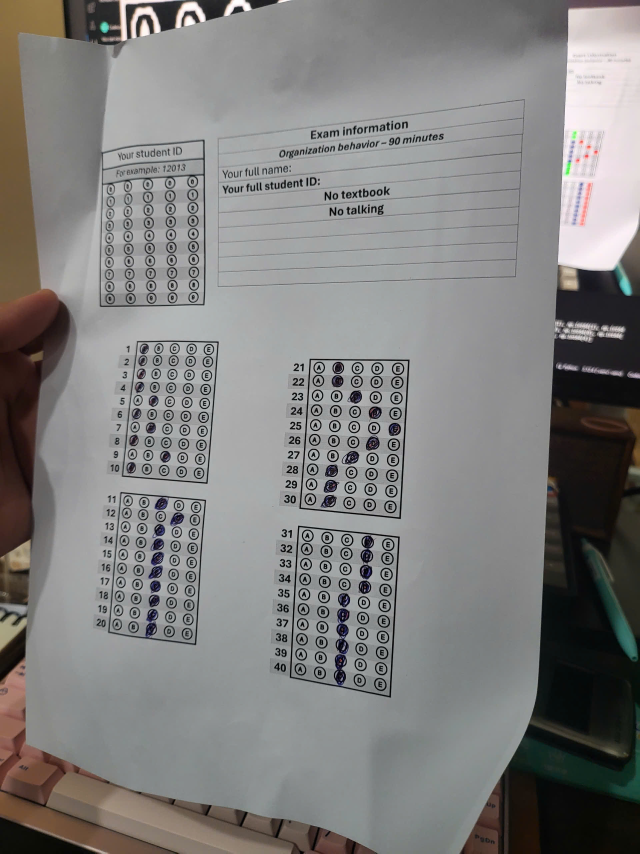
#> input picture z.jpg, 1920 x 2560 px, given in place of the camera (shown at 1/3 size)
$ python 'live webcam.py'
#> lines starting #> are read from the running program, lines starting #| are printed output that depends on the picture; after the words box and inside, x2 and y2 are one past the last pixel; in counts of white or black regions, pixels touching at a corner belong together
### utlis.py
import cv2
import numpy as np

## TO STACK ALL THE IMAGES IN ONE WINDOW
# [35 lines left out: function stackImages, not called in this run]

def reorder(myPoints):

    myPoints = myPoints.reshape((4, 2)) # REMOVE EXTRA BRACKET
    print(myPoints)
    myPointsNew = np.zeros((4, 1, 2), np.int32) # NEW MATRIX WITH ARRANGED POINTS
    add = myPoints.sum(1)
    print(add)
    print(np.argmax(add))
    myPointsNew[0] = myPoints[np.argmin(add)]  #[0,0]
    myPointsNew[3] =myPoints[np.argmax(add)]   #[w,h]
    diff = np.diff(myPoints, axis=1)
    myPointsNew[1] =myPoints[np.argmin(diff)]  #[w,0]
    myPointsNew[2] = myPoints[np.argmax(diff)] #[h,0]

    return myPointsNew


def rectContour(contours):

    rectCon = []
    max_area = 0
    for i in contours:
        area = cv2.contourArea(i)
        if area > 2000:
            peri = cv2.arcLength(i, True)
            approx = cv2.approxPolyDP(i, 0.015 * peri, True)
            if len(approx) == 4:
                rectCon.append(i)
    rectCon = sorted(rectCon, key=cv2.contourArea,reverse=True)
    #print(len(rectCon))
    return rectCon

def getCornerPoints(cont):
    peri = cv2.arcLength(cont, True) # LENGTH OF CONTOUR
    approx = cv2.approxPolyDP(cont, 0.02 * peri, True) # APPROXIMATE THE POLY TO GET CORNER POINTS
    return approx

def splitBoxes(img, questions, choices):
    rows = np.vsplit(img,questions)
    boxes=[]
    for r in rows:
        cols= np.hsplit(r,choices)
        for box in cols:
            boxes.append(box)
    return boxes

def drawGrid(img,questions,choices):
    secW = int(img.shape[1]/questions)
    secH = int(img.shape[0]/choices)
    for i in range (0,9):
        pt1 = (0,secH*i)
        pt2 = (img.shape[1],secH*i)
        pt3 = (secW * i, 0)
        pt4 = (secW*i,img.shape[0])
        cv2.line(img, pt1, pt2, (255, 255, 0),2)
        cv2.line(img, pt3, pt4, (255, 255, 0),2)

    return img

def showAnswers(img,myIndex,grading,ans,questions,choices):
    secW = int(img.shape[1]/choices)
    secH = int(img.shape[0]/questions)

    for x in range(0,questions):
        myAns= myIndex[x]
        cX = (myAns * secW) + secW // 2
        cY = (x * secH) + secH // 2
        if grading[x]==1:
            myColor = (0,255,0)
            #cv2.rectangle(img,(myAns*secW,x*secH),((myAns*secW)+secW,(x*secH)+secH),myColor,cv2.FILLED)
            cv2.circle(img,(cX,cY),50,myColor,cv2.FILLED)
        elif grading[x]==0:
            myColor = (0,0,255)
            #cv2.rectangle(img, (myAns * secW,x * secH), ((myAns * secW) + secW,(x * secH) + secH), myColor, cv2.FILLED)
            cv2.circle(img,(cX,cY),50,myColor,cv2.FILLED)

            # Only draw the correct answer if 'ans' is provided
            if ans is not None:
                correctAns = ans[x]
                cv2.circle(img,((correctAns * secW)+secW//2, (x * secH)+secH//2),
                           50,(100, 0, 0),cv2.FILLED)
# [11 lines left out: function showSBD, not called in this run]

### live webcam.py
import cv2
import numpy as np
import utlis
import urllib.request as ur
import time
###############################
webCamFeed = True
url = "http://192.168.1.10:8080/shot.jpg"
cap = cv2.VideoCapture(0)
heightImg = 800
widthImg  = 800
questions=10
choices=5
pathImage='y.jpg'
ans=[0,0,0,0,0,0,0,0,0,0,1,1,1,1,1,1,1,1,1,1,2,2,2,2,2,2,2,2,2,2,3,3,3,3,3,3,3,3,3,3]
count=0
while True:
    if webCamFeed:
        success, img = cap.read()
#> img is the input picture: shape (2560, 1920, 3); mean B, G, R 126.2, 127.4, 128.3
        if not success:
            print("Error: Unable to read from webcam")
            break
    else:
        img = cv2.imread(pathImage)
    img = cv2.resize(img, (widthImg, heightImg)) # RESIZE IMAGE
#> img: shape (800, 800, 3)
    imgFinal = img.copy()
    imgBlank = np.zeros((heightImg,widthImg, 3), np.uint8) # CREATE A BLANK IMAGE FOR TESTING DEBUGGING IF REQUIRED
    imgGray = cv2.cvtColor(img, cv2.COLOR_BGR2GRAY) # CONVERT IMAGE TO GRAY SCALE
    imgBlur = cv2.GaussianBlur(imgGray, (5, 5), 1) # ADD GAUSSIAN BLUR
    imgCanny = cv2.Canny(imgBlur,10,70) # APPLY CANNY
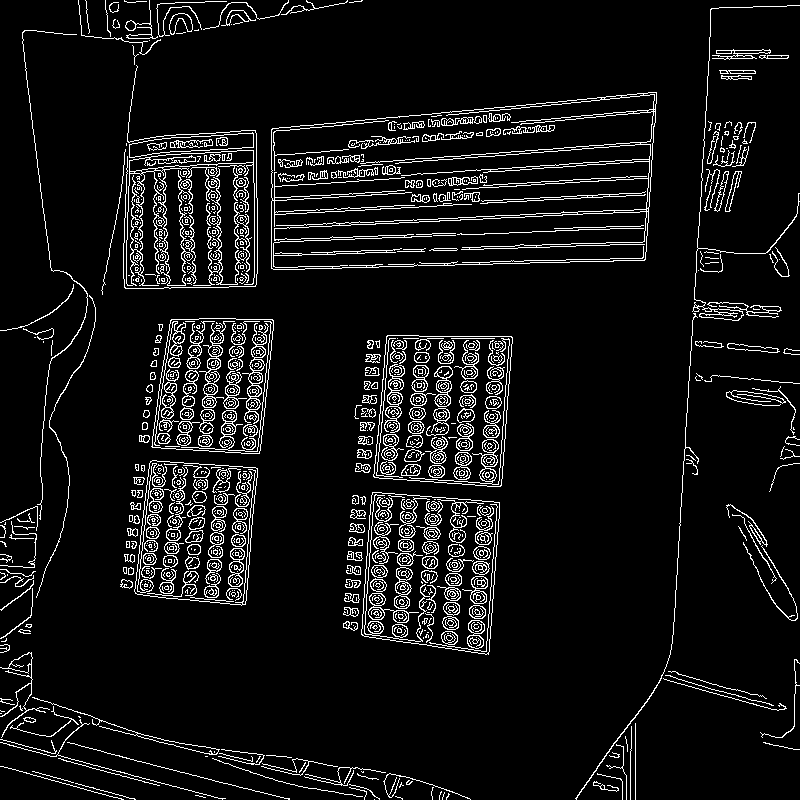
#> imgCanny: shape (800, 800); 7.4% white in thin lines or dots

    try:
        ## FIND ALL COUNTOURS
        imgContours = img.copy() # COPY IMAGE FOR DISPLAY PURPOSES
        imgBigContour = img.copy() # COPY IMAGE FOR DISPLAY PURPOSES
        contours, hierarchy = cv2.findContours(imgCanny, cv2.RETR_EXTERNAL, cv2.CHAIN_APPROX_NONE) # FIND ALL CONTOURS
#> contours = 347 contours, 267 with area under 20; largest, box (x1, y1, x2, y2) and area: (271, 92, 657, 270) 58390, (361, 492, 500, 655) 19074, (373, 335, 513, 487) 18529, (134, 460, 258, 606) 14960, (151, 318, 274, 454) 14066
        cv2.drawContours(imgContours, contours, -1, (0, 255, 0), 10) # DRAW ALL DETECTED CONTOURS
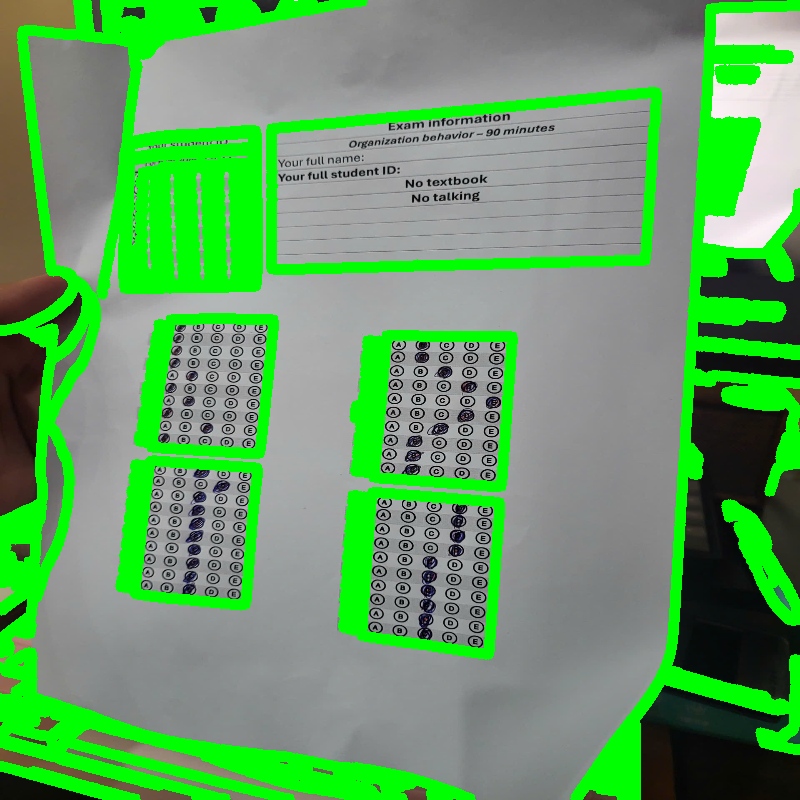
#> imgContours: shape (800, 800, 3); mean B, G, R 99.1, 159.1, 99.7
        rectCon = utlis.rectContour(contours) # FILTER FOR RECTANGLE CONTOURS
#> the loop in rectContour, `for i in contours:` made 347 passes
#> (area, peri, approx) on passes 102, 112, 153, 157, 321: (19074, 570.4, [[372, 492], [361, 634], [488, 654], [499, 502]]), (14959.5, 506.1, [[150, 461], [135, 593], [245, 604], [257, 468]]), (18529, 557.7, [[387, 335], [373, 476], [500, 486], [512, 337]]), (14066, 488.2, [[171, 319], [151, 446], [259, 453], [273, 320]]), (58390.5, 1094.4, [[656, 92], [272, 128], [271, 268], [644, 260]])
#> (area, peri) on pass 302: (2994, 1868.1)
#> after the loop in rectContour, `for i in contours:`: rectCon = 5 contours; box (x1, y1, x2, y2) and area: (271, 92, 657, 270) 58390, (361, 492, 500, 655) 19074, (373, 335, 513, 487) 18529, (134, 460, 258, 606) 14960, (151, 318, 274, 454) 14066
        biggestPoints= utlis.getCornerPoints(rectCon[0]) # GET CORNER POINTS OF THE BIGGEST RECTANGLE
#> in getCornerPoints, `peri = cv2.arcLength(cont, True)`: peri = 1094.4
#> in getCornerPoints, `approx = cv2.approxPolyDP(cont, 0.02 * peri, True)`: approx = [[656, 92], [272, 128], [271, 268], [644, 260]]
#> biggestPoints = [[656, 92], [272, 128], [271, 268], [644, 260]]
        gradePoints = utlis.getCornerPoints(rectCon[1]) # GET CORNER POINTS OF THE SECOND BIGGEST RECTANGLE
#> gradePoints = [[372, 492], [361, 634], [488, 654], [499, 502]]
        if biggestPoints.size != 0 and gradePoints.size != 0:
            sorted_rectCon_area = sorted(rectCon, key=cv2.contourArea, reverse=True)
#> sorted_rectCon_area has the same summary as rectCon in rectContour

            # Extract SBD (biggest) and Textcode (smallest)
            #SBD = sorted_rectCon_area[0]
            #Textcode = sorted_rectCon_area[-1]

            # Remove SBD and Textcode from the list
            #rectCon = sorted_rectCon_area[1:-1]

            # Sort the rectCon
            center_points = []
            for rect in rectCon:
                points = utlis.getCornerPoints(rect)
                center_x = int((points[0][0][0] + points[1][0][0] + points[2][0][0] + points[3][0][0])/4)
                center_y = int((points[0][0][1] + points[1][0][1] + points[2][0][1] + points[3][0][1])/4)
                center_points.append((center_x, center_y))
#> this loop made 5 passes
#> (peri in getCornerPoints, points, center_x, center_y) on passes 1 to 5: (1094.4, [[656, 92], [272, 128], [271, 268], [644, 260]], 460, 187), (570.4, [[372, 492], [361, 634], [488, 654], [499, 502]], 430, 570), (557.7, [[387, 335], [373, 476], [500, 486], [512, 337]], 443, 408), (506.1, [[150, 461], [135, 593], [245, 604], [257, 468]], 196, 531), (488.2, [[171, 319], [151, 446], [259, 453], [273, 320]], 213, 384)
#> after the loop, center_points = [(460, 187), (430, 570), (443, 408), (196, 531), (213, 384)]

            # Normalize center points
            def normalize(points):
                normalized_points = []
                for x, y in points:
                    normalized_x = round(x / 10) * 10
                    normalized_y = round(y / 10) * 10
                    normalized_points.append((normalized_x, normalized_y))
#> this loop made 5 passes
#> (x, y, normalized_x, normalized_y) on passes 1 to 5: (460, 187, 460, 190), (430, 570, 430, 570), (443, 408, 440, 410), (196, 531, 200, 530), (213, 384, 210, 380)
#> after the loop, normalized_points = [(460, 190), (430, 570), (440, 410), (200, 530), (210, 380)]
                return normalized_points

            normalized_center_points = normalize(center_points)
#> normalized_center_points has the same summary as normalized_points in normalize

            # Sort rectCon based on normalized center points
            sorted_rectCon = [rect for _, rect in sorted(zip(normalized_center_points, rectCon), key=lambda item: (item[0][1], item[0][0]))]
#> sorted_rectCon has the same summary as rectCon in rectContour


            # Initialize imgFinal_masked outside the loop
            imgFinal_masked = imgFinal.copy()
            useranswers=[]
            n = len(rectCon)  # Number of subsets
#> n = 5

            k = 10  # Number of elements per subset

            ans_subsets=[]
            k=10
            for i in range (0, len(ans),k):
                temp = ans[i:i + k]
                ans_subsets.append(temp)


            for j in range(min(len(ans_subsets), len(rectCon))):
                i = sorted_rectCon[j]
                biggestPoints= utlis.getCornerPoints(i) # GET CORNER POINTS OF THE BIGGEST RECTANGLE
                biggestPoints=utlis.reorder(biggestPoints) # REORDER FOR WARPING
                cv2.drawContours(imgBigContour, biggestPoints, -1, (0, 255, 0), 20) # DRAW THE BIGGEST CONTOUR
                pts1 = np.float32(biggestPoints) # PREPARE POINTS FOR WARP
                pts2 = np.float32([[0, 0],[800, 0], [0, 1600],[800, 1600]]) # PREPARE POINTS FOR WARP
                matrix = cv2.getPerspectiveTransform(pts1, pts2) # GET TRANSFORMATION MATRIX
                imgWarpColored = cv2.warpPerspective(img, matrix, (800, 1600)) # APPLY WARP PERSPECTIVE
                imgWarpGray = cv2.cvtColor(imgWarpColored,cv2.COLOR_BGR2GRAY) # CONVERT TO GRAYSCALE
                imgThresh = cv2.threshold(imgWarpGray, 170, 255,cv2.THRESH_BINARY_INV )[1] # APPLY THRESHOLD AND INVERSE
                boxes = utlis.splitBoxes(imgThresh, questions, choices) # GET INDIVIDUAL BOXES
                countR=0
                countC=0
                myPixelVal = np.zeros((questions,choices)) # TO STORE THE NON ZERO VALUES OF EACH BOX
                myIndex = []
                for image in boxes:
                    #cv2.imshow(str(countR)+str(countC),image)
                    totalPixels = cv2.countNonZero(image)
                    myPixelVal[countR][countC]= totalPixels
                    countC += 1
                    if (countC==choices):countC=0;countR +=1

                # FIND THE USER ANSWERS AND PUT THEM IN A LIST
                for x in range (0,questions):
                    arr = myPixelVal[x]
                    myIndexVal = np.where(arr == np.amax(arr))
                    myIndex.append(myIndexVal[0][0])
                print("USER ANSWERS",myIndex)
                useranswers.append(myIndex)
                flat_useranswers = [item for sublist in useranswers for item in sublist]
                print("FLAT USER ANSWERS",flat_useranswers)
                # CALCULATE THE GRADING
                grading=[]

                for x in range(0,questions):
                    if ans_subsets[j][x] == myIndex[x]:
                        grading.append(1)
                    else:grading.append(0)
                            #print("GRADING",grading)
                score = (sum(grading)/questions)*100 # FINAL GRADE
                print("SCORE",score)

                utlis.showAnswers(imgWarpColored,myIndex,grading,ans_subsets[j],questions,choices) # DRAW DETECTED ANSWERS
                utlis.drawGrid(imgWarpColored,questions, choices) # DRAW GRID
                imgRawDrawings = np.zeros_like(imgWarpColored) # NEW BLANK IMAGE WITH WARP IMAGE SIZE
                utlis.showAnswers(imgRawDrawings, myIndex,grading,ans_subsets[j],questions,choices) # DRAW ON NEW IMAGE
                invMatrix = cv2.getPerspectiveTransform(pts2, pts1) # INVERSE TRANSFORMATION MATRIX
                imgInvWarp = cv2.warpPerspective(imgRawDrawings, invMatrix, (widthImg, heightImg)) # INV IMAGE WARP
                #cv2.imshow(imgInvWarp)

                # Create a mask for imgInvWarp
                imgInvWarp_gray = cv2.cvtColor(imgInvWarp, cv2.COLOR_BGR2GRAY)
                ret, mask = cv2.threshold(imgInvWarp_gray, 10, 255, cv2.THRESH_BINARY)
                mask_inv = cv2.bitwise_not(mask)

                # Black out the area of imgFinal where imgInvWarp will be placed
                imgFinal_masked = cv2.bitwise_and(imgFinal_masked, imgFinal_masked, mask=mask_inv)
                #cv2.imshow(imgFinal_masked)
                # Place imgInvWarp on top of the masked imgFinal
                imgFinal_overlayed = cv2.add(imgFinal_masked, imgInvWarp)


                # Update imgFinal_masked for the next iteration
                imgFinal_masked = imgFinal_overlayed.copy()
#> this loop made 4 passes
#> (peri in getCornerPoints, myPoints in reorder, add in reorder, diff in reorder, pts1, flat_useranswers, score) on passes 1 to 2: (1094.4, [[656, 92], [272, 128], [271, 268], [644, 260]], [748, 400, 539, 904], [-564, -144, -3, -384], [[272, 128], [656, 92], [271, 268], [644, 260]], [4, 4, 4, 4, 4, 4, 3, 4, 4, 4], 0), (488.2, [[171, 319], [151, 446], [259, 453], [273, 320]], [490, 597, 712, 593], [148, 295, 194, 47], [[171, 319], [273, 320], [151, 446], [259, 453]], [4, 4, 4, 4, 4, 4, 3, 4, 4, 4, 0, 1, 0, 1, 4, 2, 0, 0, 0, 0], 20)
#> (peri in getCornerPoints, myPoints in reorder, add in reorder, diff in reorder, pts1, score) on passes 3 to 4: (557.7, [[387, 335], [373, 476], [500, 486], [512, 337]], [722, 849, 986, 849], [-52, 103, -14, -175], [[387, 335], [512, 337], [373, 476], [500, 486]], 0), (506.1, [[150, 461], [135, 593], [245, 604], [257, 468]], [611, 728, 849, 725], [311, 458, 359, 211], [[150, 461], [257, 468], [135, 593], [245, 604]], 20)
#> (printed output is left out)
#> image: shape (160, 160); every value is 255
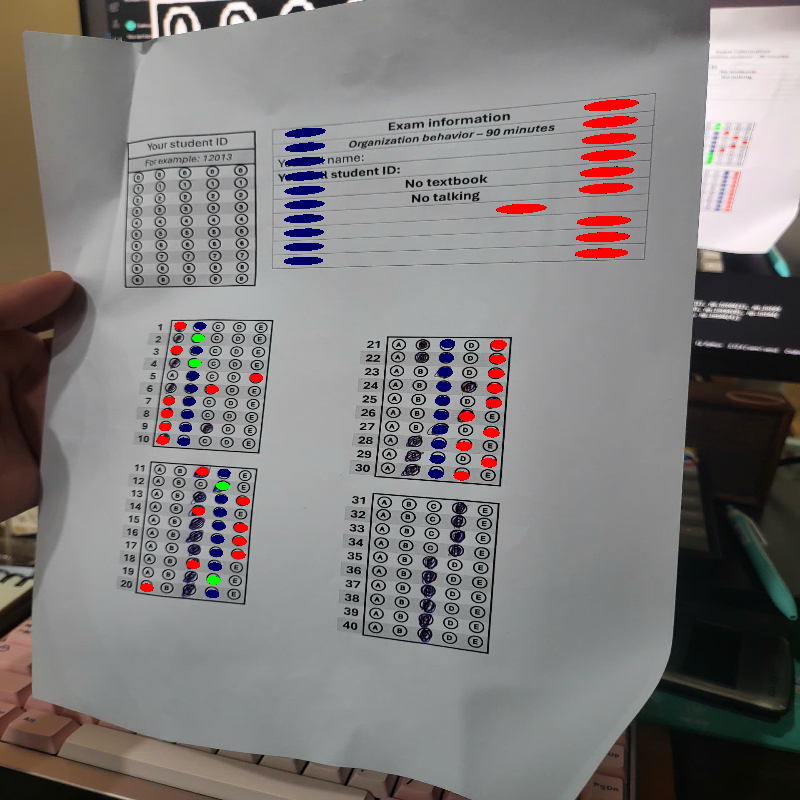
#> imgFinal_masked: shape (800, 800, 3); mean B, G, R 124.4, 125, 128.5
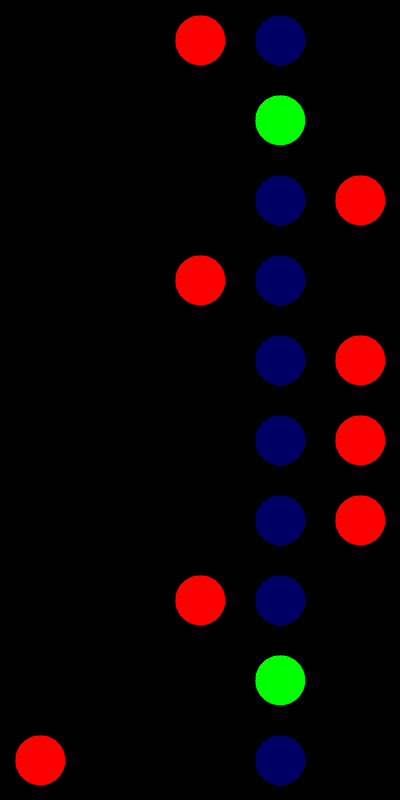
#> imgRawDrawings: shape (1600, 800, 3) (shown at 1/2 size); mean B, G, R 4.9, 3.1, 12.5
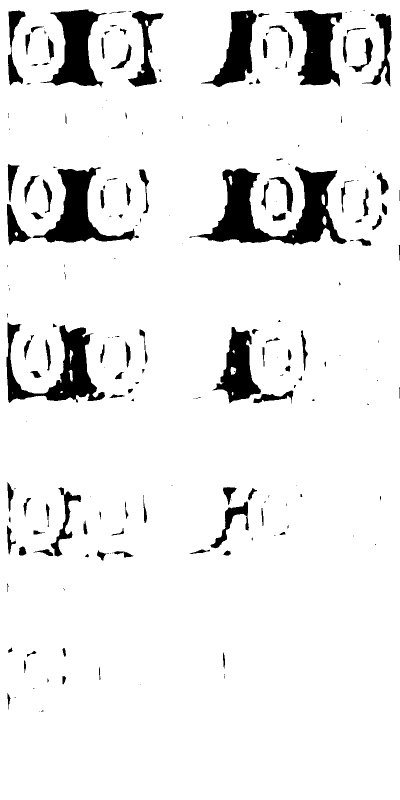
#> imgThresh: shape (1600, 800) (shown at 1/2 size); 91.9% white; 211 black regions (96 under 20 px), largest, box (x1, y1, x2, y2) and area: (379, 333, 694, 491) 18712, (12, 645, 210, 806) 11096, (65, 334, 278, 485) 10165
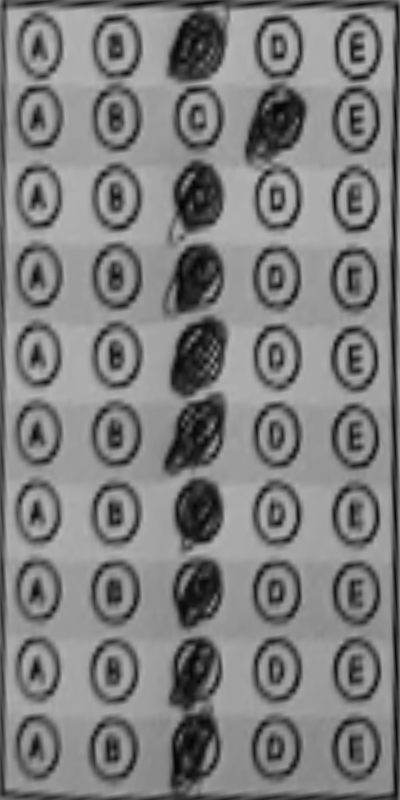
#> imgWarpGray: shape (1600, 800) (shown at 1/2 size); min 1, max 190, mean 125.7
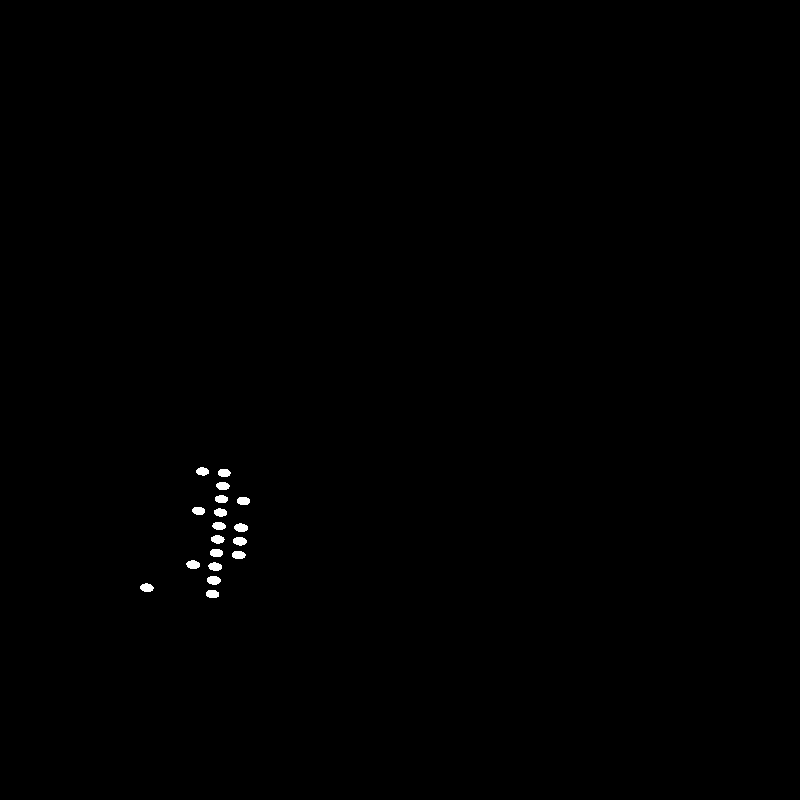
#> mask: shape (800, 800); 0.26% white; 18 white regions, largest, box (x1, y1, x2, y2) and area: (207, 576, 221, 585) 100, (234, 523, 248, 532) 97, (233, 537, 247, 546) 97
#> after the loop, useranswers = [[4, 4, 4, 4, 4, 4, 3, 4, 4, 4], [0, 1, 0, 1, 4, 2, 0, 0, 0, 0], [4, 4, 4, 4, 4, 3, 4, 3, 4, 3], [2, 3, 4, 2, 4, 4, 4, 2, 3, 0]]

            imageArray = imgFinal_overlayed


    except:
        imageArray = imgFinal

        # LABELS FOR DISPLAY
    lables = ['Hinh cuoi cung']


#while True:
    # Use urllib to get the image from the IP camera
    #imgResp = urllib.urlopen(url)

    # Numpy to convert into a array
    #imgNp = np.array(bytearray(imgResp.read()),dtype=np.uint8)

    # Finally decode the array to OpenCV usable format ;)
    #img = cv2.imdecode(imageArray,-1)

        # SAVE IMAGE WHEN 's' key is pressed
    cv2.imshow('FINAL',imageArray)

    if cv2.waitKey(1) & 0xFF == ord('s'):
#> (key Esc is pressed here)
        cv2.imwrite('final.jpg', imageArray)
        cv2.waitKey(300)
